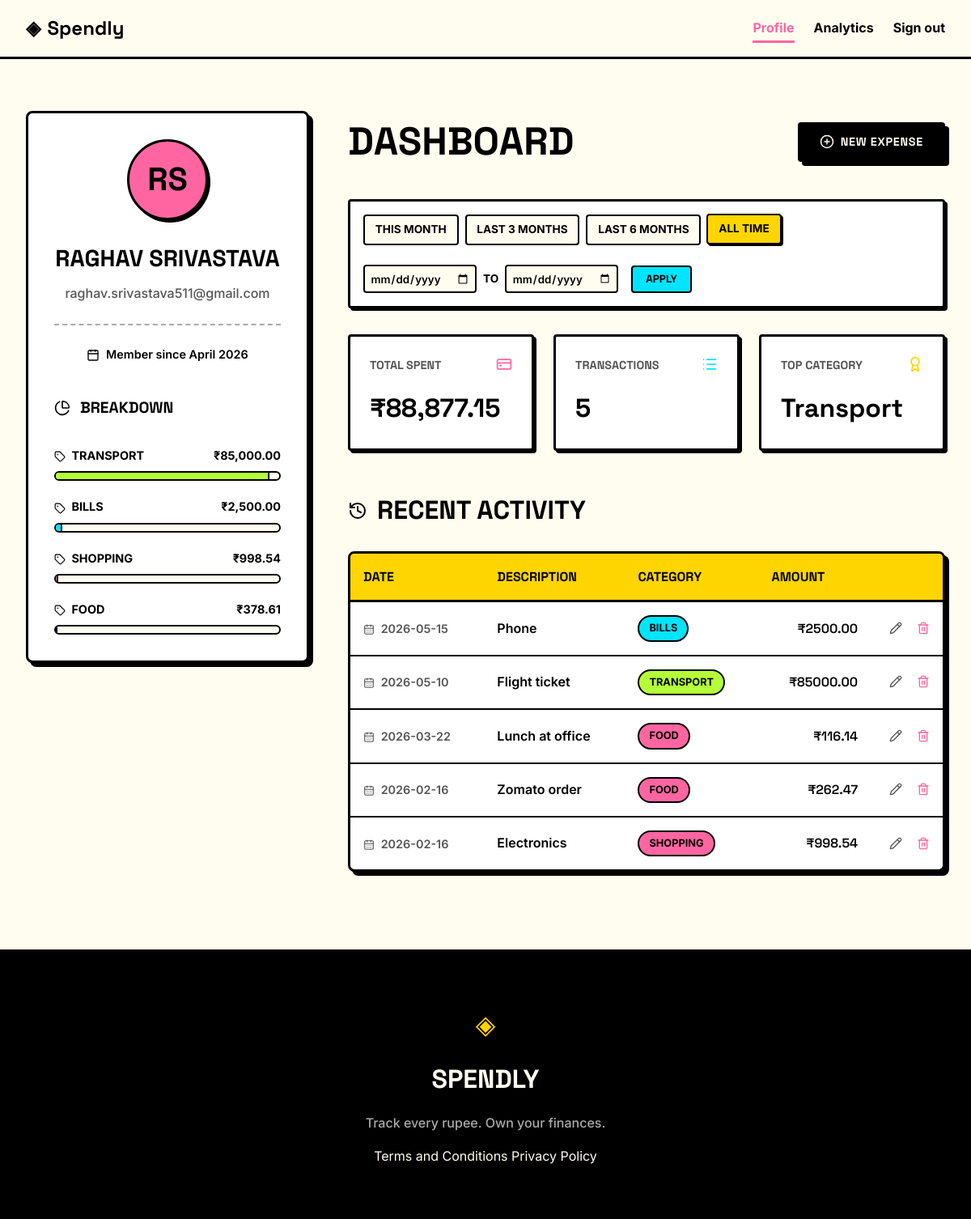
/profile (signed in), run on an earlier commit of the app's database.
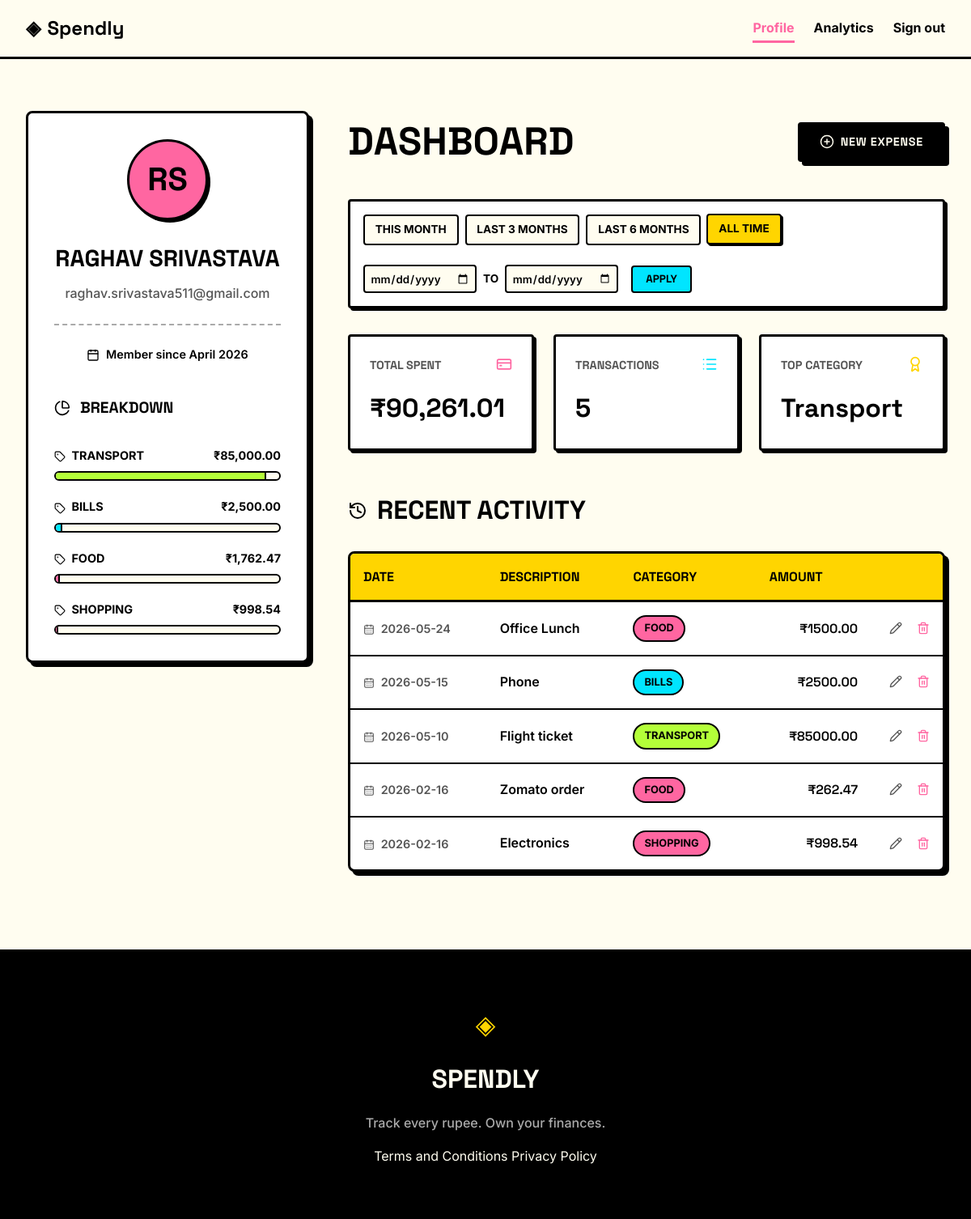
And on a later commit of the database.
### tables this page shows
CREATE TABLE users (
            id INTEGER PRIMARY KEY AUTOINCREMENT,
            name TEXT NOT NULL,
            email TEXT UNIQUE NOT NULL,
            password_hash TEXT NOT NULL,
            created_at TEXT DEFAULT CURRENT_TIMESTAMP
        );

CREATE TABLE expenses (
            id INTEGER PRIMARY KEY AUTOINCREMENT,
            user_id INTEGER NOT NULL,
            amount REAL NOT NULL,
            category TEXT NOT NULL,
            date TEXT NOT NULL,
            description TEXT,
            created_at TEXT DEFAULT CURRENT_TIMESTAMP,
            FOREIGN KEY (user_id) REFERENCES users (id)
        );

### app.py (the view, shortened to what this page needs)
@app.route("/profile")
def profile():
    if not g.user:
        return redirect(url_for("login"))
    date_from_raw = request.args.get("date_from")
    date_to_raw = request.args.get("date_to")
    date_from = None
    date_to = None
    today = datetime.now()
    this_month_start = today.replace(day=1).strftime("%Y-%m-%d")
    last_3_months_start = (today - timedelta(days=90)).strftime("%Y-%m-%d")
    last_6_months_start = (today - timedelta(days=180)).strftime("%Y-%m-%d")
    today_str = today.strftime("%Y-%m-%d")
    presets = {
        "this_month": {"from": this_month_start, "to": today_str},
        "last_3_months": {"from": last_3_months_start, "to": today_str},
        "last_6_months": {"from": last_6_months_start, "to": today_str},
    }
    created_at = datetime.strptime(g.user["created_at"], "%Y-%m-%d %H:%M:%S")
    member_since = created_at.strftime("%B %Y")
    name_parts = g.user["name"].split()
    initials = "".join([part[0].upper() for part in name_parts[:2]])
    user_data = {
        "name": g.user["name"],
        "email": g.user["email"],
        "initials": initials,
        "member_since": member_since,
    }
    stats_data = get_user_stats(g.user["id"], date_from, date_to)
    stats = {
        "total_spent": f"₹{stats_data['total_spent']:,.2f}",
        "transaction_count": stats_data["transaction_count"],
        "top_category": stats_data["top_category"],
    }
    db_transactions = get_recent_transactions(g.user["id"], date_from, date_to)
    transactions = [
        {
            "id": t["id"],
            "date": t["date"],
            "description": t["description"],
            "category": t["category"],
            "amount": f"₹{t['amount']:.2f}",
        }
        for t in db_transactions
    ]
    db_categories = get_category_breakdown(g.user["id"], date_from, date_to)
    total_spent_raw = stats_data["total_spent"]
    category_breakdown = []
    for cat in db_categories:
        percentage = (
            (cat["total"] / total_spent_raw * 100) if total_spent_raw > 0 else 0
        )
        category_breakdown.append(
            {
                "name": cat["category"],
                "total": f"₹{cat['total']:,.2f}",
                "percentage": percentage,
            }
        )
    return render_template(
        "profile.html",
        user=user_data,
        stats=stats,
        transactions=transactions,
        categories=category_breakdown,
        date_from=date_from,
        date_to=date_to,
        presets=presets,
    )

### templates/profile.html (shortened to what this page needs)
{% extends "base.html" %}
{% block head %}
<link rel="stylesheet" href="{{ url_for('static', filename='css/profile.css') }}">
{% endblock %}
{% block content %}
<div class="profile-container">
    <aside class="profile-sidebar">
        <div class="user-card">
            <div class="avatar-circle">
                {{ user.initials }}
            </div>
            <h1 class="user-name">{{ user.name }}</h1>
            <p class="user-email">{{ user.email }}</p>
            <div class="user-meta">
                <i data-lucide="calendar" style="width: 16px; height: 16px; vertical-align: middle; margin-right: 4px;"></i>
                Member since {{ user.member_since }}
            </div>
            <div class="category-breakdown">
                <h2 class="section-title" style="font-size: 1.2rem; margin-top: 2.5rem;">
                    <i data-lucide="pie-chart" style="width: 20px; height: 20px;"></i>
                    Breakdown
                </h2>
                <div class="category-list">
                    {% for cat in categories %}
                    <div class="category-item">
                        <div class="category-info">
                            <span>
                                <i data-lucide="tag" style="width: 14px; height: 14px; vertical-align: middle; margin-right: 4px;"></i>
                                {{ cat.name }}
                            </span>
                            <span>{{ cat.total }}</span>
                        </div>
                        <div class="category-progress">
                            <div class="category-fill fill-{{ cat.name|lower }}" style="width: {{ cat.percentage }}%;"></div>
                        </div>
                    </div>
                    {% endfor %}
                </div>
            </div>
        </div>
    </aside>
    <section class="profile-main">
        <div class="dashboard-header-row">
            <h1 class="auth-title">Dashboard</h1>
            <a href="{{ url_for('add_expense') }}" class="btn-primary btn-new-expense">
                <i data-lucide="plus-circle" style="width: 18px; height: 18px;"></i>
                New Expense
            </a>
        </div>
        <div class="filter-bar">
            <div class="presets">
                <a href="{{ url_for('profile', date_from=presets.this_month.from, date_to=presets.this_month.to) }}"
                   class="preset-btn {{ 'active' if date_from == presets.this_month.from and date_to == presets.this_month.to }}">
                    This Month
                </a>
                <a href="{{ url_for('profile', date_from=presets.last_3_months.from, date_to=presets.last_3_months.to) }}"
                   class="preset-btn {{ 'active' if date_from == presets.last_3_months.from and date_to == presets.last_3_months.to }}">
                    Last 3 Months
                </a>
                <a href="{{ url_for('profile', date_from=presets.last_6_months.from, date_to=presets.last_6_months.to) }}"
                   class="preset-btn {{ 'active' if date_from == presets.last_6_months.from and date_to == presets.last_6_months.to }}">
                    Last 6 Months
                </a>
                <a href="{{ url_for('profile') }}"
                   class="preset-btn {{ 'active' if not date_from }}">
                    All Time
                </a>
            </div>
            <form action="{{ url_for('profile') }}" method="GET" class="custom-range">
                <div class="range-inputs">
                    <input type="date" name="date_from" value="{{ date_from or '' }}" required>
                    <span>to</span>
                    <input type="date" name="date_to" value="{{ date_to or '' }}" required>
                </div>
                <button type="submit" class="btn-filter">Apply</button>
            </form>
        </div>
        <div class="profile-stats">
            <div class="stat-card">
                <div style="display: flex; justify-content: space-between; align-items: flex-start; margin-bottom: 0.5rem;">
                    <span class="stat-label">Total Spent</span>
                    <i data-lucide="credit-card" style="color: var(--accent-pink); width: 20px; height: 20px;"></i>
                </div>
                <span class="stat-value">{{ stats.total_spent }}</span>
            </div>
            <div class="stat-card">
                <div style="display: flex; justify-content: space-between; align-items: flex-start; margin-bottom: 0.5rem;">
                    <span class="stat-label">Transactions</span>
                    <i data-lucide="list" style="color: var(--accent-cyan); width: 20px; height: 20px;"></i>
                </div>
                <span class="stat-value">{{ stats.transaction_count }}</span>
            </div>
            <div class="stat-card">
                <div style="display: flex; justify-content: space-between; align-items: flex-start; margin-bottom: 0.5rem;">
                    <span class="stat-label">Top Category</span>
                    <i data-lucide="award" style="color: var(--accent-yellow); width: 20px; height: 20px;"></i>
                </div>
                <span class="stat-value">{{ stats.top_category }}</span>
            </div>
        </div>
        <h2 class="section-title">
            <i data-lucide="history" style="width: 24px; height: 24px;"></i>
            Recent Activity
        </h2>
        <div class="table-container">
            <table class="tx-table">
                <thead>
                    <tr>
                        <th>Date</th>
                        <th>Description</th>
                        <th>Category</th>
                        <th class="amount-col">Amount</th>
                        <th style="width: 50px;"></th>
                    </tr>
                </thead>
                <tbody>
                    {% for tx in transactions %}
                    <tr>
                        <td style="color: var(--ink-muted); font-size: 0.9rem;">
                            <i data-lucide="calendar-days" style="width: 14px; height: 14px; vertical-align: middle; margin-right: 4px;"></i>
                            {{ tx.date }}
                        </td>
                        <td>{{ tx.description }}</td>
                        <td>
                            <span class="category-badge badge-{{ tx.category|lower|replace(' ', '-') }}">
                                {{ tx.category }}
                            </span>
                        </td>
                        <td class="amount-col">{{ tx.amount }}</td>
                        <td style="text-align: right; white-space: nowrap;">
                            <a href="{{ url_for('edit_expense', id=tx.id) }}" class="edit-link" title="Edit Expense" style="margin-right: 8px;">
                                <i data-lucide="pencil" style="width: 16px; height: 16px; color: var(--ink-muted);"></i>
                            </a>
                            <a href="{{ url_for('delete_expense_route', id=tx.id) }}" class="delete-link" title="Delete Expense">
                                <i data-lucide="trash-2" style="width: 16px; height: 16px; color: var(--accent-pink);"></i>
                            </a>
                        </td>
                    </tr>
                    {% endfor %}
                </tbody>
            </table>
        </div>
    </section>
</div>
{% endblock %}

### templates/base.html (shortened to what this page needs)
<!DOCTYPE html>
<html lang="en">
<head>
    <link rel="stylesheet" href="{{ url_for('static', filename='css/style.css') }}">
    {% block head %}{% endblock %}
</head>
<body>
    <nav class="navbar">
        <div class="nav-inner">
            <a href="{{ url_for('landing') }}" class="nav-brand">
                <span class="brand-icon">◈</span>
                <span class="brand-name">Spendly</span>
            </a>
            <div class="nav-links">
                {% if g.user %}
                    <a href="{{ url_for('profile') }}" class="{{ 'active' if request.endpoint == 'profile' }}">Profile</a>
                    <a href="{{ url_for('analytics') }}" class="{{ 'active' if request.endpoint == 'analytics' }}">Analytics</a>
                    <a href="{{ url_for('logout') }}">Sign out</a>
                {% else %}
                    <a href="{{ url_for('login') }}">Sign in</a>
                    <a href="{{ url_for('register') }}" class="nav-cta">Get started</a>
                {% endif %}
            </div>
        </div>
    </nav>
    <main class="main-content">
        {% block content %}{% endblock %}
    </main>
    <footer class="footer">
        <div class="footer-inner">
            <span class="brand-icon">◈</span>
            <span class="footer-name">Spendly</span>
            <p class="footer-copy">Track every rupee. Own your finances.</p>
            <div class="footer-links">
                <a href="{{ url_for('terms') }}">Terms and Conditions</a>
                <a href="{{ url_for('privacy') }}">Privacy Policy</a>
            </div>
        </div>
    </footer>
</body>
</html>

What changed in the data, as far as the page shows it:
removed expenses: date "2026-03-22", description "Lunch at office", category "FOOD", amount "₹116.14"
added expenses: date "2026-05-24", description "Office Lunch", category "FOOD", amount "₹1500.00"
Also different on the page:
{{ cat.percentage }}: 95.63763014453097 → 94.1713371033628 (drawn)
{{ stats.total_spent }}: "₹88,877.15" → "₹90,261.01"
new list line: "FOOD ₹1,762.47"
list line gone: "FOOD ₹378.61"
